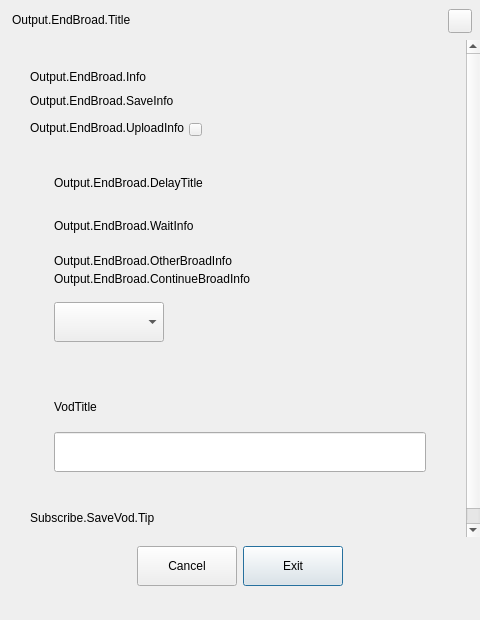
<?xml version="1.0" encoding="UTF-8"?>
<ui version="4.0">
 <class>AFQEndBroadDialog</class>
 <widget class="QDialog" name="AFQEndBroadDialog">
  <property name="geometry">
   <rect>
    <x>0</x>
    <y>0</y>
    <width>480</width>
    <height>620</height>
   </rect>
  </property>
  <property name="minimumSize">
   <size>
    <width>480</width>
    <height>620</height>
   </size>
  </property>
  <property name="maximumSize">
   <size>
    <width>480</width>
    <height>620</height>
   </size>
  </property>
  <property name="windowTitle">
   <string>Dialog</string>
  </property>
  <layout class="QVBoxLayout" name="verticalLayout_3">
   <property name="spacing">
    <number>0</number>
   </property>
   <property name="leftMargin">
    <number>0</number>
   </property>
   <property name="topMargin">
    <number>0</number>
   </property>
   <property name="rightMargin">
    <number>0</number>
   </property>
   <property name="bottomMargin">
    <number>25</number>
   </property>
   <item>
    <widget class="QWidget" name="widget_Top" native="true">
     <property name="minimumSize">
      <size>
       <width>0</width>
       <height>40</height>
      </size>
     </property>
     <property name="maximumSize">
      <size>
       <width>16777215</width>
       <height>40</height>
      </size>
     </property>
     <layout class="QHBoxLayout" name="horizontalLayout_2">
      <property name="spacing">
       <number>0</number>
      </property>
      <property name="leftMargin">
       <number>12</number>
      </property>
      <property name="topMargin">
       <number>9</number>
      </property>
      <property name="rightMargin">
       <number>8</number>
      </property>
      <property name="bottomMargin">
       <number>9</number>
      </property>
      <item>
       <widget class="QLabel" name="label_EndBroadTitle">
        <property name="text">
         <string>Output.EndBroad.Title</string>
        </property>
        <property name="labelType" stdset="0">
         <string>labelTitle</string>
        </property>
       </widget>
      </item>
      <item>
       <widget class="QPushButton" name="pushButton_Close">
        <property name="minimumSize">
         <size>
          <width>24</width>
          <height>24</height>
         </size>
        </property>
        <property name="maximumSize">
         <size>
          <width>24</width>
          <height>24</height>
         </size>
        </property>
        <property name="text">
         <string/>
        </property>
       </widget>
      </item>
     </layout>
    </widget>
   </item>
   <item>
    <widget class="QScrollArea" name="scrollArea">
     <property name="minimumSize">
      <size>
       <width>480</width>
       <height>0</height>
      </size>
     </property>
     <property name="maximumSize">
      <size>
       <width>480</width>
       <height>16777215</height>
      </size>
     </property>
     <property name="frameShape">
      <enum>QFrame::NoFrame</enum>
     </property>
     <property name="frameShadow">
      <enum>QFrame::Plain</enum>
     </property>
     <property name="verticalScrollBarPolicy">
      <enum>Qt::ScrollBarAsNeeded</enum>
     </property>
     <property name="horizontalScrollBarPolicy">
      <enum>Qt::ScrollBarAlwaysOff</enum>
     </property>
     <property name="widgetResizable">
      <bool>true</bool>
     </property>
     <widget class="QWidget" name="scrollAreaWidgetContents_3">
      <property name="geometry">
       <rect>
        <x>0</x>
        <y>-24</y>
        <width>480</width>
        <height>521</height>
       </rect>
      </property>
      <property name="minimumSize">
       <size>
        <width>480</width>
        <height>0</height>
       </size>
      </property>
      <property name="maximumSize">
       <size>
        <width>480</width>
        <height>16777215</height>
       </size>
      </property>
      <layout class="QVBoxLayout" name="verticalLayout_9">
       <property name="spacing">
        <number>0</number>
       </property>
       <property name="leftMargin">
        <number>0</number>
       </property>
       <property name="topMargin">
        <number>0</number>
       </property>
       <property name="rightMargin">
        <number>0</number>
       </property>
       <property name="bottomMargin">
        <number>0</number>
       </property>
       <item>
        <widget class="QWidget" name="widget_EndBroadContents" native="true">
         <layout class="QVBoxLayout" name="verticalLayout_2">
          <property name="spacing">
           <number>16</number>
          </property>
          <property name="leftMargin">
           <number>30</number>
          </property>
          <property name="topMargin">
           <number>30</number>
          </property>
          <property name="rightMargin">
           <number>30</number>
          </property>
          <property name="bottomMargin">
           <number>25</number>
          </property>
          <item>
           <widget class="QWidget" name="widget_EndBroad" native="true">
            <property name="maximumSize">
             <size>
              <width>16777215</width>
              <height>16777215</height>
             </size>
            </property>
            <layout class="QVBoxLayout" name="verticalLayout_6">
             <property name="spacing">
              <number>10</number>
             </property>
             <property name="leftMargin">
              <number>0</number>
             </property>
             <property name="topMargin">
              <number>0</number>
             </property>
             <property name="rightMargin">
              <number>0</number>
             </property>
             <property name="bottomMargin">
              <number>0</number>
             </property>
             <item>
              <widget class="QLabel" name="label_EndBroadInfoTitle">
               <property name="sizePolicy">
                <sizepolicy hsizetype="Preferred" vsizetype="Minimum">
                 <horstretch>0</horstretch>
                 <verstretch>0</verstretch>
                </sizepolicy>
               </property>
               <property name="minimumSize">
                <size>
                 <width>0</width>
                 <height>0</height>
                </size>
               </property>
               <property name="text">
                <string>Output.EndBroad.Info</string>
               </property>
               <property name="wordWrap">
                <bool>true</bool>
               </property>
              </widget>
             </item>
             <item>
              <widget class="QLabel" name="label_EndBroadSaveInfo">
               <property name="sizePolicy">
                <sizepolicy hsizetype="Preferred" vsizetype="Minimum">
                 <horstretch>0</horstretch>
                 <verstretch>0</verstretch>
                </sizepolicy>
               </property>
               <property name="minimumSize">
                <size>
                 <width>0</width>
                 <height>0</height>
                </size>
               </property>
               <property name="text">
                <string>Output.EndBroad.SaveInfo</string>
               </property>
               <property name="wordWrap">
                <bool>true</bool>
               </property>
              </widget>
             </item>
             <item>
              <widget class="QWidget" name="widget_ReplayException" native="true">
               <layout class="QHBoxLayout" name="horizontalLayout_4">
                <property name="spacing">
                 <number>5</number>
                </property>
                <property name="leftMargin">
                 <number>0</number>
                </property>
                <property name="topMargin">
                 <number>0</number>
                </property>
                <property name="rightMargin">
                 <number>0</number>
                </property>
                <property name="bottomMargin">
                 <number>0</number>
                </property>
                <item>
                 <widget class="QLabel" name="label_EndBroadNotUploadInfo">
                  <property name="minimumSize">
                   <size>
                    <width>0</width>
                    <height>18</height>
                   </size>
                  </property>
                  <property name="text">
                   <string>Output.EndBroad.UploadInfo</string>
                  </property>
                 </widget>
                </item>
                <item>
                 <layout class="QVBoxLayout" name="verticalLayout_8">
                  <property name="topMargin">
                   <number>3</number>
                  </property>
                  <property name="rightMargin">
                   <number>0</number>
                  </property>
                  <item>
                   <widget class="AFQInfoTooltipButton" name="pushButton_ReplayException">
                    <property name="minimumSize">
                     <size>
                      <width>13</width>
                      <height>13</height>
                     </size>
                    </property>
                    <property name="maximumSize">
                     <size>
                      <width>13</width>
                      <height>13</height>
                     </size>
                    </property>
                    <property name="text">
                     <string/>
                    </property>
                   </widget>
                  </item>
                 </layout>
                </item>
                <item>
                 <spacer name="horizontalSpacer_4">
                  <property name="orientation">
                   <enum>Qt::Horizontal</enum>
                  </property>
                  <property name="sizeHint" stdset="0">
                   <size>
                    <width>40</width>
                    <height>20</height>
                   </size>
                  </property>
                 </spacer>
                </item>
               </layout>
              </widget>
             </item>
            </layout>
           </widget>
          </item>
          <item>
           <widget class="QWidget" name="widget_EndBroadWait" native="true">
            <layout class="QVBoxLayout" name="verticalLayout">
             <property name="spacing">
              <number>16</number>
             </property>
             <property name="leftMargin">
              <number>24</number>
             </property>
             <property name="topMargin">
              <number>20</number>
             </property>
             <property name="rightMargin">
              <number>24</number>
             </property>
             <property name="bottomMargin">
              <number>20</number>
             </property>
             <item>
              <widget class="QLabel" name="label_EndBroadWaitInfo">
               <property name="minimumSize">
                <size>
                 <width>0</width>
                 <height>18</height>
                </size>
               </property>
               <property name="maximumSize">
                <size>
                 <width>16777215</width>
                 <height>16777215</height>
                </size>
               </property>
               <property name="text">
                <string>Output.EndBroad.DelayTitle</string>
               </property>
              </widget>
             </item>
             <item>
              <widget class="QWidget" name="widget_EndBroadDelayInfo" native="true">
               <layout class="QVBoxLayout" name="verticalLayout_7">
                <property name="spacing">
                 <number>10</number>
                </property>
                <property name="leftMargin">
                 <number>0</number>
                </property>
                <property name="topMargin">
                 <number>0</number>
                </property>
                <property name="rightMargin">
                 <number>0</number>
                </property>
                <property name="bottomMargin">
                 <number>0</number>
                </property>
                <item>
                 <widget class="QLabel" name="label_EndBroadDelayTitle">
                  <property name="minimumSize">
                   <size>
                    <width>0</width>
                    <height>36</height>
                   </size>
                  </property>
                  <property name="maximumSize">
                   <size>
                    <width>16777215</width>
                    <height>16777215</height>
                   </size>
                  </property>
                  <property name="text">
                   <string>Output.EndBroad.WaitInfo</string>
                  </property>
                 </widget>
                </item>
                <item>
                 <widget class="QWidget" name="widget_EndBroadWaitWarning" native="true">
                  <layout class="QVBoxLayout" name="verticalLayout_4">
                   <property name="spacing">
                    <number>4</number>
                   </property>
                   <property name="leftMargin">
                    <number>0</number>
                   </property>
                   <property name="topMargin">
                    <number>0</number>
                   </property>
                   <property name="rightMargin">
                    <number>0</number>
                   </property>
                   <property name="bottomMargin">
                    <number>0</number>
                   </property>
                   <item>
                    <widget class="QLabel" name="label_EndBroadOtherBroadInfo">
                     <property name="text">
                      <string>Output.EndBroad.OtherBroadInfo</string>
                     </property>
                    </widget>
                   </item>
                   <item>
                    <widget class="QLabel" name="label_EndBroadNoSwitchOnBroad">
                     <property name="text">
                      <string>Output.EndBroad.ContinueBroadInfo</string>
                     </property>
                    </widget>
                   </item>
                  </layout>
                 </widget>
                </item>
               </layout>
              </widget>
             </item>
             <item>
              <widget class="QWidget" name="widget_EndBroadWaitTime" native="true">
               <layout class="QHBoxLayout" name="horizontalLayout">
                <property name="leftMargin">
                 <number>0</number>
                </property>
                <property name="topMargin">
                 <number>0</number>
                </property>
                <property name="rightMargin">
                 <number>0</number>
                </property>
                <property name="bottomMargin">
                 <number>0</number>
                </property>
                <item>
                 <widget class="QComboBox" name="comboBox_EndBroadDelayTime">
                  <property name="minimumSize">
                   <size>
                    <width>110</width>
                    <height>40</height>
                   </size>
                  </property>
                  <property name="maximumSize">
                   <size>
                    <width>110</width>
                    <height>40</height>
                   </size>
                  </property>
                 </widget>
                </item>
                <item>
                 <spacer name="horizontalSpacer">
                  <property name="orientation">
                   <enum>Qt::Horizontal</enum>
                  </property>
                  <property name="sizeHint" stdset="0">
                   <size>
                    <width>40</width>
                    <height>20</height>
                   </size>
                  </property>
                 </spacer>
                </item>
               </layout>
              </widget>
             </item>
            </layout>
           </widget>
          </item>
          <item>
           <widget class="QWidget" name="widget_EndBroadReplay" native="true">
            <property name="minimumSize">
             <size>
              <width>0</width>
              <height>114</height>
             </size>
            </property>
            <property name="maximumSize">
             <size>
              <width>16777215</width>
              <height>114</height>
             </size>
            </property>
            <layout class="QVBoxLayout" name="verticalLayout_5">
             <property name="spacing">
              <number>16</number>
             </property>
             <property name="leftMargin">
              <number>24</number>
             </property>
             <property name="topMargin">
              <number>20</number>
             </property>
             <property name="rightMargin">
              <number>24</number>
             </property>
             <property name="bottomMargin">
              <number>20</number>
             </property>
             <item>
              <widget class="QLabel" name="label_EndBroadReplayTitle">
               <property name="minimumSize">
                <size>
                 <width>0</width>
                 <height>18</height>
                </size>
               </property>
               <property name="text">
                <string>VodTitle</string>
               </property>
              </widget>
             </item>
             <item>
              <widget class="AFQBasicLineEdit" name="lineEdit_EndBroadReplay">
               <property name="minimumSize">
                <size>
                 <width>0</width>
                 <height>40</height>
                </size>
               </property>
               <property name="maximumSize">
                <size>
                 <width>16777215</width>
                 <height>40</height>
                </size>
               </property>
              </widget>
             </item>
            </layout>
           </widget>
          </item>
          <item>
           <widget class="QWidget" name="widget_SubscribeBroadSaveVodTip" native="true">
            <property name="minimumSize">
             <size>
              <width>0</width>
              <height>20</height>
             </size>
            </property>
            <property name="maximumSize">
             <size>
              <width>16777215</width>
              <height>20</height>
             </size>
            </property>
            <layout class="QHBoxLayout" name="horizontalLayout_5">
             <property name="spacing">
              <number>0</number>
             </property>
             <property name="leftMargin">
              <number>0</number>
             </property>
             <property name="topMargin">
              <number>0</number>
             </property>
             <property name="rightMargin">
              <number>0</number>
             </property>
             <property name="bottomMargin">
              <number>0</number>
             </property>
             <item>
              <widget class="QLabel" name="label_SubscribeBroadSaveVodTip">
               <property name="text">
                <string>Subscribe.SaveVod.Tip</string>
               </property>
              </widget>
             </item>
            </layout>
           </widget>
          </item>
         </layout>
        </widget>
       </item>
      </layout>
     </widget>
    </widget>
   </item>
   <item>
    <widget class="QWidget" name="widget" native="true">
     <layout class="QHBoxLayout" name="horizontalLayout_3">
      <item>
       <spacer name="horizontalSpacer_2">
        <property name="orientation">
         <enum>Qt::Horizontal</enum>
        </property>
        <property name="sizeHint" stdset="0">
         <size>
          <width>40</width>
          <height>20</height>
         </size>
        </property>
       </spacer>
      </item>
      <item>
       <widget class="QPushButton" name="pushButton_Cancel">
        <property name="minimumSize">
         <size>
          <width>100</width>
          <height>40</height>
         </size>
        </property>
        <property name="maximumSize">
         <size>
          <width>100</width>
          <height>40</height>
         </size>
        </property>
        <property name="text">
         <string>Cancel</string>
        </property>
       </widget>
      </item>
      <item>
       <widget class="QPushButton" name="pushButton_EndBroad">
        <property name="minimumSize">
         <size>
          <width>100</width>
          <height>40</height>
         </size>
        </property>
        <property name="maximumSize">
         <size>
          <width>100</width>
          <height>40</height>
         </size>
        </property>
        <property name="text">
         <string>Exit</string>
        </property>
        <property name="default">
         <bool>true</bool>
        </property>
       </widget>
      </item>
      <item>
       <spacer name="horizontalSpacer_3">
        <property name="orientation">
         <enum>Qt::Horizontal</enum>
        </property>
        <property name="sizeHint" stdset="0">
         <size>
          <width>40</width>
          <height>20</height>
         </size>
        </property>
       </spacer>
      </item>
     </layout>
    </widget>
   </item>
  </layout>
 </widget>
 <customwidgets>
  <customwidget>
   <class>AFQInfoTooltipButton</class>
   <extends>QPushButton</extends>
   <header>UIComponent/CInfoTooltipButton.h</header>
  </customwidget>
  <customwidget>
   <class>AFQBasicLineEdit</class>
   <extends>QLineEdit</extends>
   <header>UIComponent/CLengthAwareCustomLineEdit.h</header>
  </customwidget>
 </customwidgets>
 <resources/>
 <connections/>
</ui>
